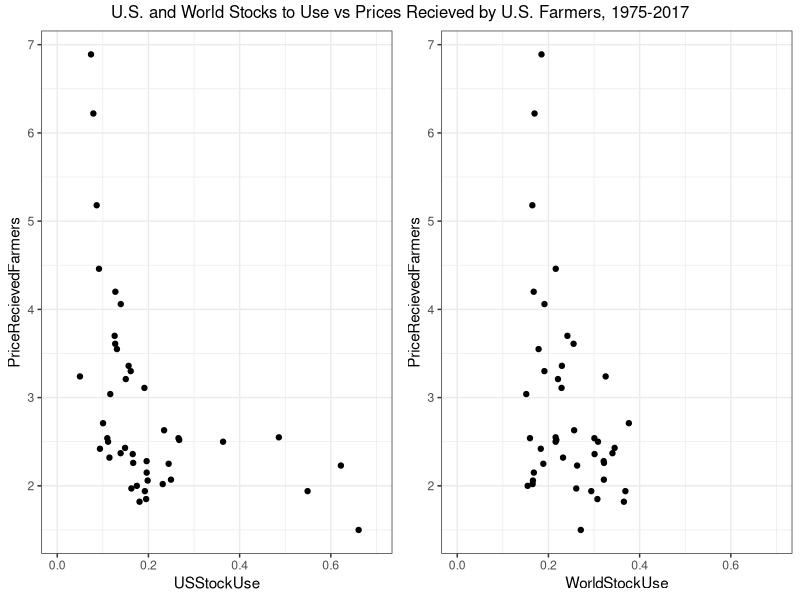
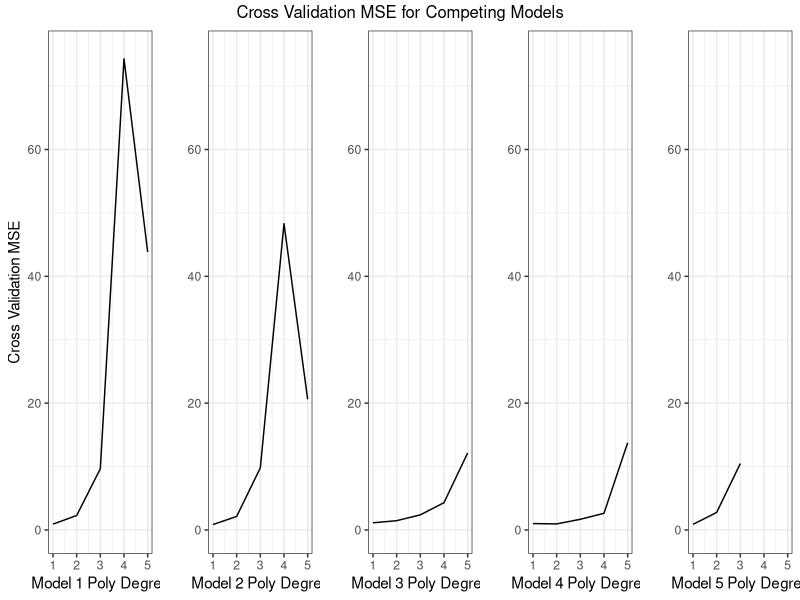

Generate these figures, in order, with R:
## ---- chunk 1
knitr::opts_chunk$set(echo = TRUE, warning = FALSE, message = FALSE, cache = FALSE)

## ---- chunk 2
# If you haven't installed any of the packages listed below, do so with the "install.packages('tibble')" command. 
library(tibble)
library(dplyr)
library(tidyr)
library(ggplot2)
library(knitr)
library(kableExtra)
library(gridExtra)
library(boot)
stocks  <- read.csv('images/stocks.csv')
stocks  <- as_tibble(stocks)
stocks  <- mutate(stocks, USStockUse = USEndingStocks/USTotalUse, WorldStockUse = ROWEndingStocks/WorldTotalUse)

stocks %>% kable(caption = "U.S. and World Ending Stocks, Total Use, Prices Recieved by Farmers, and Stocks to USE, 1975-2017", "html") %>% 
  kable_styling(bootstrap_options = c("striped", "hover"))

## ---- chunk 3

us      <- ggplot(stocks, aes(x = USStockUse, y = PriceRecievedFarmers)) + geom_point() + theme_bw() + xlim(0, .7)

ROW      <- ggplot(stocks, aes(x = WorldStockUse, y = PriceRecievedFarmers)) + geom_point() + theme_bw()  + xlim(0, .7)

grid.arrange(us, ROW, nrow = 1, top = "U.S. and World Stocks to Use vs Prices Recieved by U.S. Farmers, 1975-2017")

## ---- chunk 4
set.seed(17)
cv.us=rep(0,5)
cv.World=rep(0,5)
cv.Lus=rep(0,5)
cv.LWorld=rep(0,5)
cv.World2=rep(0,5)
for (i in 1:5){
    glm.fit=glm(PriceRecievedFarmers~poly(1/USStockUse, i) ,data=stocks)
    cv.us[i]=cv.glm(stocks,glm.fit,K=5)$delta[1]
}

for (i in 1:5){
  glm.fit.World=glm(PriceRecievedFarmers~poly(1/USStockUse, i) + poly(1/WorldStockUse, i) ,data=stocks)
  cv.World[i]=cv.glm(stocks,glm.fit.World,K=5)$delta[1]
}

for (i in 1:5){
    glm.fit=glm(PriceRecievedFarmers~poly(log(USStockUse), i) ,data=stocks)
    cv.Lus[i]=cv.glm(stocks,glm.fit,K=5)$delta[1]
}

for (i in 1:5){
  glm.fit.World=glm(PriceRecievedFarmers~poly(log(USStockUse), i) + poly(log(WorldStockUse), i),data=stocks)
  cv.LWorld[i]=cv.glm(stocks,glm.fit.World,K=5)$delta[1]
}

for (i in 1:5){
  glm.fit.World=glm(PriceRecievedFarmers~poly(1/USStockUse, i) + poly(log(WorldStockUse), i),data=stocks)
  cv.World2[i]=cv.glm(stocks,glm.fit.World,K=5)$delta[1]
}

res_tibble        <- cbind(cv.us, cv.World, cv.Lus, cv.LWorld, cv.World2) %>% as_tibble() %>% add_column(PolynomialDegree = seq(1:5)) %>% round(2)

colnames(res_tibble) <- c('Model 1', 'Model 2', 'Model 3', 'Model 4', 'Model 5', 'PolynomialDegree')

p1 <- ggplot(res_tibble, aes(x = PolynomialDegree, y = cv.us)) + geom_line() + ylim(0, 75) +  labs(x = 'Model 1 Poly Degree', y = 'Cross Validation MSE') + theme_bw()  
p2 <- ggplot(res_tibble, aes(x = PolynomialDegree, y = cv.World)) + geom_line() + ylim(0, 75) + labs(x = 'Model 2 Poly Degree', y = '') + theme_bw()
p3 <- ggplot(res_tibble, aes(x = PolynomialDegree, y = cv.Lus)) + geom_line() + ylim(0, 75) + labs(x = 'Model 3 Poly Degree', y = '') + theme_bw()
p4 <- ggplot(res_tibble, aes(x = PolynomialDegree, y = cv.LWorld)) + geom_line() + ylim(0, 75) + labs(x = 'Model 4 Poly Degree', y = '') + theme_bw()
p5 <- ggplot(res_tibble, aes(x = PolynomialDegree, y = cv.World2)) + geom_line() + ylim(0, 75) + labs(x = 'Model 5 Poly Degree', y = '') + theme_bw()
grid.arrange(p1, p2, p3, p4, p5, nrow = 1, top = "Cross Validation MSE for Competing Models")


## ---- chunk 5

res_tibble[, c(6, 1:5)] %>% kable(caption = "Cross Validation MSE in Competing Models", "html") %>% 
  kable_styling(bootstrap_options = c("striped", "hover"))

# 1
glm.fit.1=glm(PriceRecievedFarmers~poly(1/USStockUse, 1) + poly(log(WorldStockUse), 1),data=stocks)

# 2
glm.fit.2=glm(PriceRecievedFarmers~poly(log(USStockUse), 2) + poly(log(WorldStockUse), 2),data=stocks)

# 3
glm.fit.3=glm(PriceRecievedFarmers~poly(1/USStockUse, 1) ,data=stocks)
## ---- chunk 6

# 1
glm.fit.1=glm(PriceRecievedFarmers~poly(1/USStockUse, 1) + poly(log(WorldStockUse), 1),data=stocks)

# 2
glm.fit.2=glm(PriceRecievedFarmers~poly(log(USStockUse), 2) + poly(log(WorldStockUse), 2),data=stocks)

# 3
glm.fit.3=glm(PriceRecievedFarmers~poly(1/USStockUse, 1) ,data=stocks)
